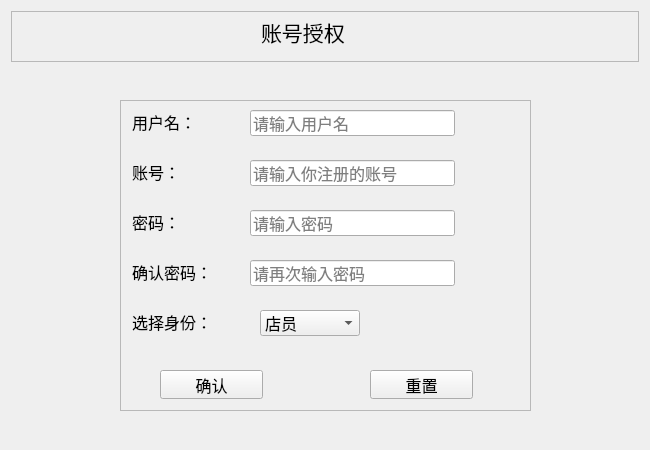
<?xml version="1.0" encoding="UTF-8"?>
<ui version="4.0">
 <class>AccountAuthorization</class>
 <widget class="QWidget" name="AccountAuthorization">
  <property name="geometry">
   <rect>
    <x>0</x>
    <y>0</y>
    <width>650</width>
    <height>450</height>
   </rect>
  </property>
  <property name="windowTitle">
   <string>Form</string>
  </property>
  <widget class="QFrame" name="frame">
   <property name="geometry">
    <rect>
     <x>11</x>
     <y>11</y>
     <width>628</width>
     <height>51</height>
    </rect>
   </property>
   <property name="frameShape">
    <enum>QFrame::StyledPanel</enum>
   </property>
   <property name="frameShadow">
    <enum>QFrame::Raised</enum>
   </property>
   <widget class="QLabel" name="label">
    <property name="geometry">
     <rect>
      <x>250</x>
      <y>0</y>
      <width>111</width>
      <height>41</height>
     </rect>
    </property>
    <property name="font">
     <font>
      <family>微软雅黑</family>
      <pointsize>16</pointsize>
      <weight>50</weight>
      <bold>false</bold>
     </font>
    </property>
    <property name="text">
     <string>账号授权</string>
    </property>
   </widget>
  </widget>
  <widget class="QFrame" name="frame_2">
   <property name="geometry">
    <rect>
     <x>120</x>
     <y>100</y>
     <width>411</width>
     <height>311</height>
    </rect>
   </property>
   <property name="frameShape">
    <enum>QFrame::StyledPanel</enum>
   </property>
   <property name="frameShadow">
    <enum>QFrame::Raised</enum>
   </property>
   <widget class="QPushButton" name="btnOk">
    <property name="geometry">
     <rect>
      <x>40</x>
      <y>270</y>
      <width>103</width>
      <height>29</height>
     </rect>
    </property>
    <property name="font">
     <font>
      <family>楷体</family>
      <pointsize>12</pointsize>
     </font>
    </property>
    <property name="cursor">
     <cursorShape>OpenHandCursor</cursorShape>
    </property>
    <property name="toolTip">
     <string>确认注册</string>
    </property>
    <property name="text">
     <string>确认</string>
    </property>
    <property name="icon">
     <iconset>
      <normaloff>:/image/update.png</normaloff>:/image/update.png</iconset>
    </property>
    <property name="iconSize">
     <size>
      <width>20</width>
      <height>20</height>
     </size>
    </property>
   </widget>
   <widget class="QLineEdit" name="UserName">
    <property name="geometry">
     <rect>
      <x>130</x>
      <y>10</y>
      <width>205</width>
      <height>26</height>
     </rect>
    </property>
    <property name="font">
     <font>
      <family>楷体</family>
      <pointsize>12</pointsize>
     </font>
    </property>
    <property name="echoMode">
     <enum>QLineEdit::Normal</enum>
    </property>
    <property name="placeholderText">
     <string>请输入用户名</string>
    </property>
   </widget>
   <widget class="QLineEdit" name="UserRePwd">
    <property name="geometry">
     <rect>
      <x>130</x>
      <y>160</y>
      <width>205</width>
      <height>26</height>
     </rect>
    </property>
    <property name="font">
     <font>
      <family>楷体</family>
      <pointsize>12</pointsize>
     </font>
    </property>
    <property name="echoMode">
     <enum>QLineEdit::Password</enum>
    </property>
    <property name="placeholderText">
     <string>请再次输入密码</string>
    </property>
   </widget>
   <widget class="QPushButton" name="btnCancel">
    <property name="geometry">
     <rect>
      <x>250</x>
      <y>270</y>
      <width>103</width>
      <height>29</height>
     </rect>
    </property>
    <property name="font">
     <font>
      <family>楷体</family>
      <pointsize>12</pointsize>
     </font>
    </property>
    <property name="cursor">
     <cursorShape>OpenHandCursor</cursorShape>
    </property>
    <property name="toolTip">
     <string>&lt;html&gt;&lt;head/&gt;&lt;body&gt;&lt;p&gt;&lt;br/&gt;&lt;/p&gt;&lt;/body&gt;&lt;/html&gt;</string>
    </property>
    <property name="whatsThis">
     <string>&lt;html&gt;&lt;head/&gt;&lt;body&gt;&lt;p&gt;&lt;br/&gt;&lt;/p&gt;&lt;/body&gt;&lt;/html&gt;</string>
    </property>
    <property name="text">
     <string notr="true">重置</string>
    </property>
    <property name="icon">
     <iconset>
      <normaloff>:/image/delete.png</normaloff>:/image/delete.png</iconset>
    </property>
    <property name="iconSize">
     <size>
      <width>20</width>
      <height>20</height>
     </size>
    </property>
   </widget>
   <widget class="QLabel" name="labUserPwd">
    <property name="geometry">
     <rect>
      <x>12</x>
      <y>112</y>
      <width>100</width>
      <height>20</height>
     </rect>
    </property>
    <property name="font">
     <font>
      <family>楷体</family>
      <pointsize>12</pointsize>
     </font>
    </property>
    <property name="text">
     <string>密码：</string>
    </property>
   </widget>
   <widget class="QLabel" name="labUserPwd_2">
    <property name="geometry">
     <rect>
      <x>12</x>
      <y>162</y>
      <width>100</width>
      <height>20</height>
     </rect>
    </property>
    <property name="font">
     <font>
      <family>楷体</family>
      <pointsize>12</pointsize>
     </font>
    </property>
    <property name="text">
     <string>确认密码：</string>
    </property>
   </widget>
   <widget class="QLabel" name="labUserName">
    <property name="geometry">
     <rect>
      <x>12</x>
      <y>12</y>
      <width>100</width>
      <height>20</height>
     </rect>
    </property>
    <property name="font">
     <font>
      <family>楷体</family>
      <pointsize>12</pointsize>
     </font>
    </property>
    <property name="text">
     <string>用户名：</string>
    </property>
   </widget>
   <widget class="QLineEdit" name="UserPwd">
    <property name="geometry">
     <rect>
      <x>130</x>
      <y>110</y>
      <width>205</width>
      <height>26</height>
     </rect>
    </property>
    <property name="font">
     <font>
      <family>楷体</family>
      <pointsize>12</pointsize>
     </font>
    </property>
    <property name="echoMode">
     <enum>QLineEdit::Password</enum>
    </property>
    <property name="placeholderText">
     <string>请输入密码</string>
    </property>
   </widget>
   <widget class="QLabel" name="label_2">
    <property name="geometry">
     <rect>
      <x>12</x>
      <y>62</y>
      <width>100</width>
      <height>20</height>
     </rect>
    </property>
    <property name="font">
     <font>
      <family>楷体</family>
      <pointsize>12</pointsize>
     </font>
    </property>
    <property name="text">
     <string>账号：</string>
    </property>
   </widget>
   <widget class="QLineEdit" name="UserNum">
    <property name="geometry">
     <rect>
      <x>130</x>
      <y>60</y>
      <width>205</width>
      <height>26</height>
     </rect>
    </property>
    <property name="font">
     <font>
      <family>楷体</family>
      <pointsize>12</pointsize>
     </font>
    </property>
    <property name="placeholderText">
     <string>请输入你注册的账号</string>
    </property>
   </widget>
   <widget class="QLabel" name="label_3">
    <property name="geometry">
     <rect>
      <x>12</x>
      <y>212</y>
      <width>100</width>
      <height>20</height>
     </rect>
    </property>
    <property name="font">
     <font>
      <family>楷体</family>
      <pointsize>12</pointsize>
     </font>
    </property>
    <property name="text">
     <string>选择身份：</string>
    </property>
   </widget>
   <widget class="QComboBox" name="comboBox">
    <property name="geometry">
     <rect>
      <x>140</x>
      <y>210</y>
      <width>100</width>
      <height>26</height>
     </rect>
    </property>
    <property name="font">
     <font>
      <family>楷体</family>
      <pointsize>12</pointsize>
     </font>
    </property>
    <item>
     <property name="text">
      <string>店员</string>
     </property>
    </item>
    <item>
     <property name="text">
      <string>店长</string>
     </property>
    </item>
    <item>
     <property name="text">
      <string>临时工</string>
     </property>
    </item>
   </widget>
  </widget>
 </widget>
 <resources/>
 <connections/>
</ui>
